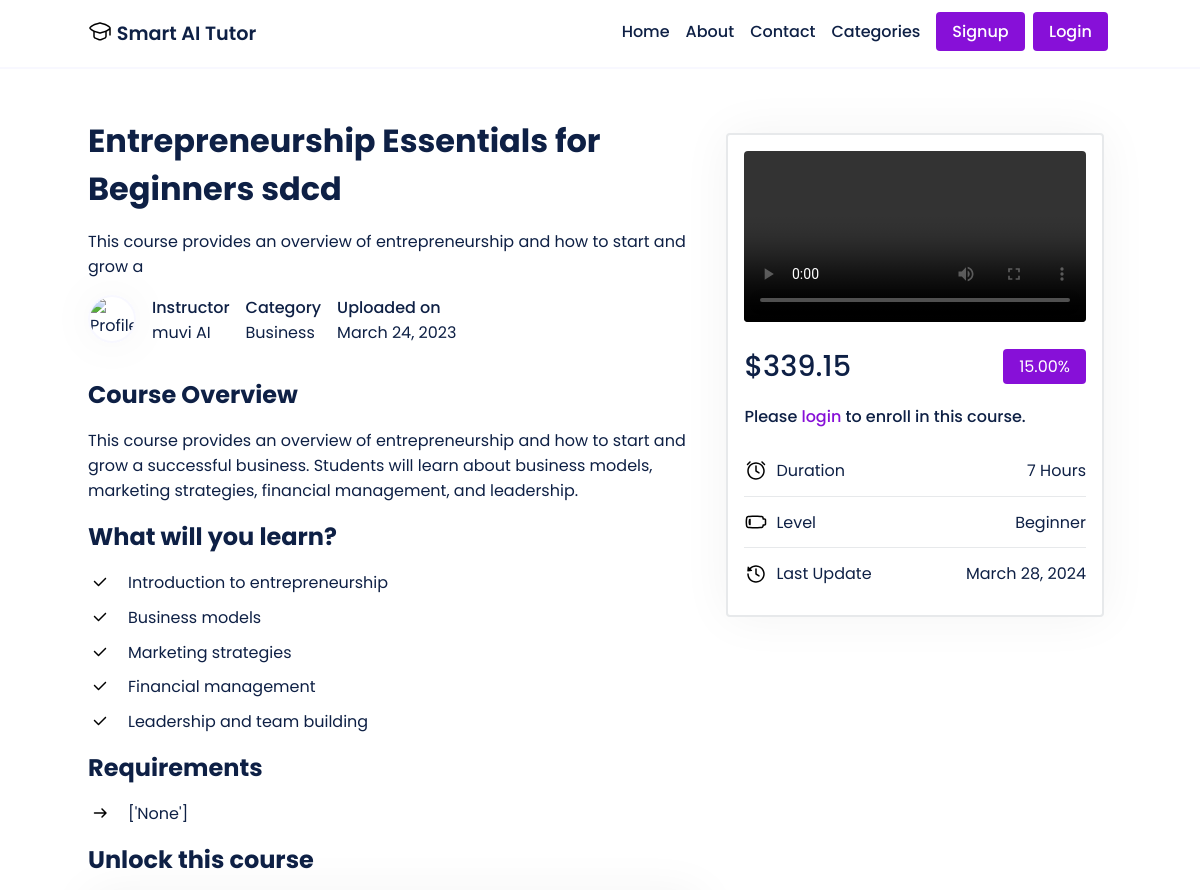
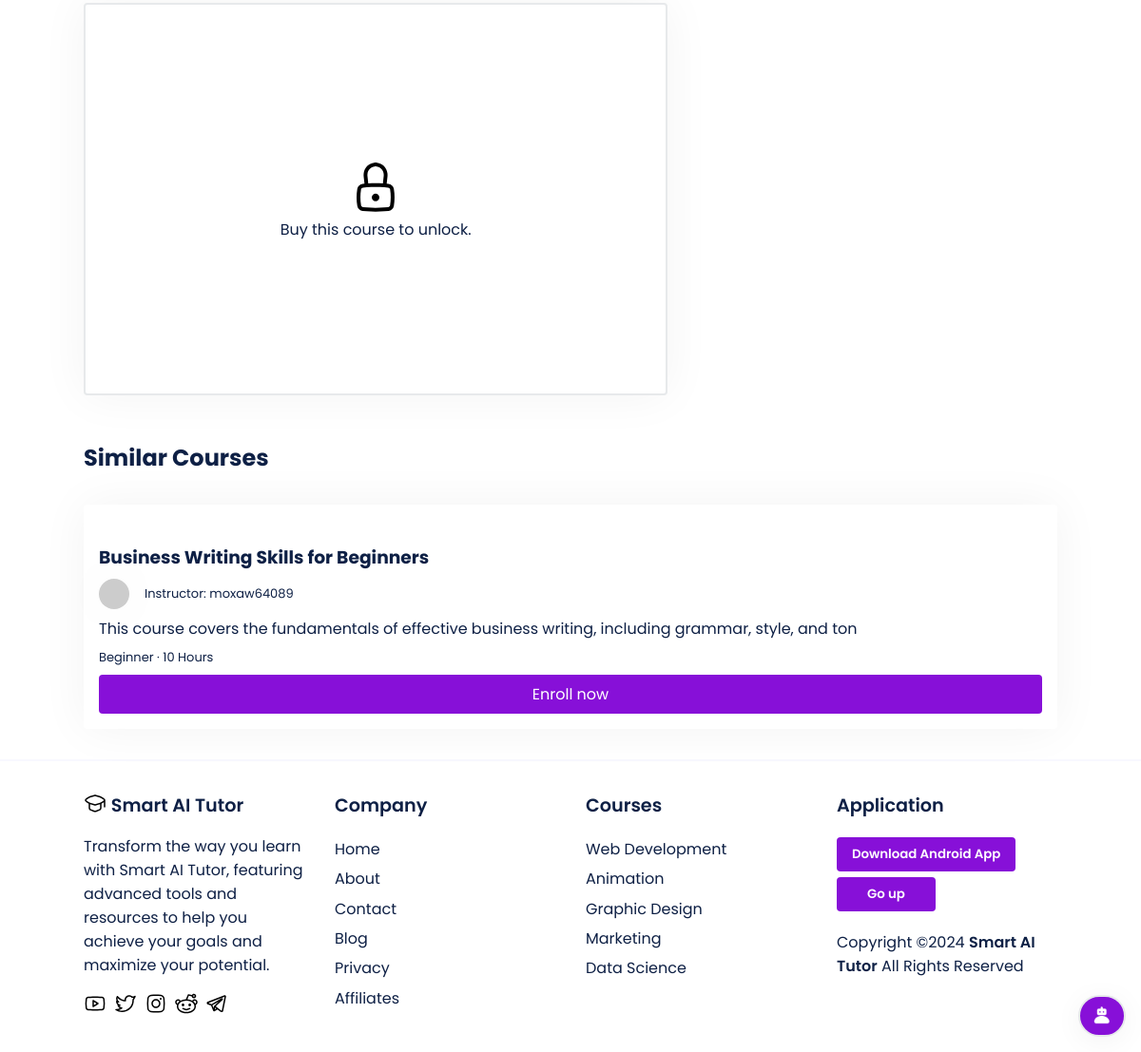
Screenshot of /muvi/course/entrepreneurship-essentials-for-beginners/ with the database file from the repository (2 pictures, top to bottom).
### main/models.py (models this page shows, shortened)
class Course(models.Model):
    LEVEL_CHOICES = [
        ('Beginner', 'Beginner'),
        ('Intermediate', 'Intermediate'),
        ('Advanced', 'Advanced')
    ]
    id = models.AutoField(primary_key=True)
    title = models.CharField(max_length=255)
    slug = models.SlugField(unique=True)
    description = models.TextField()
    thumbnail = CloudinaryField('thumbnail')
    featured_video = CloudinaryField('featured_video')
    instructor = models.ForeignKey(User, on_delete=models.CASCADE, related_name='courses', default=None)
    created_at = models.DateTimeField(auto_now_add=True)
    updated_at = models.DateTimeField(auto_now=True)
    level = models.CharField(max_length=20, choices=LEVEL_CHOICES, default='Beginner')
    duration = models.CharField(max_length=10, default='0')
    category = models.CharField(max_length=255, default="uncategorized")
    price = models.DecimalField(max_digits=8, decimal_places=2, default=0.00)
    discount = models.DecimalField(max_digits=5, decimal_places=2, default=0.00)
    requirements = models.TextField(help_text='Enter the requirements for the course, separated by a comma.', default='')
    content = models.TextField(help_text='Enter the course content, separated by a comma.', default='')
    lesson_title = models.CharField(max_length=255, default='Lesson')
    lesson_video = CloudinaryField('lesson_video', null=True)
    students = models.ManyToManyField(User, related_name='enrolled_courses', blank=True)
    def get_requirements_list(self):
        return self.requirements.split(',')
    def get_content_list(self):
        return self.content.split(',')

### main/views.py (the view, shortened to what this page needs)
# urls.py: path('<str:instructor>/course/<slug:slug>/', views.course_details, name='course_details'),
def course_details(request, instructor, slug):
    instructor_obj = get_object_or_404(User, username=instructor)
    course = get_object_or_404(Course, slug=slug, instructor=instructor_obj)
    category_courses = Course.objects.filter(category__iexact=course.category).exclude(id=course.id)[:3]
    enrolled = False
    if request.user.is_authenticated:
        enrolled = course.students.filter(id=request.user.id).exists()
    context = {
        'course': course,
        'enrolled': enrolled,
        'category_courses': category_courses
    }
    return render(request, 'course.html', context)

### templates/course.html (shortened to what this page needs)
{% extends 'base.html' %}
{% load static %}
{% block content %}
<section class="">
<div class='course-page'>
  <div class='container'>
    <div class='course-grid'>
      <div class='course-main'>
        <h1 style='font-size: 2rem;'>{{ course.title }} sdcd</h1>
        <div>
          <p>{{ course.description|slice:":80" }}</p>
        </div>
        <div class='course-meta'>
          {% if course.instructor.socialaccount_set.all %}
  {% with socialaccount=course.instructor.socialaccount_set.all|first %}
    {% if socialaccount.get_avatar_url %}
      <img src="{{ socialaccount.get_avatar_url }}" alt="Profile Image">
    {% else %}
      <img src="https://api.dicebear.com/5.x/shapes/svg?seed={{course.instructor}}" alt="Default Profile Image">
    {% endif %}
  {% endwith %}
{% else %}
  <img src="https://api.dicebear.com/5.x/shapes/svg?seed={{course.instructor}}" alt="Default Profile Image">
{% endif %}
          <p>
            <span style='font-weight: 500;'>
              Instructor
            </span>
            <span>
              {{course.instructor}} AI
            </span>
          </p>
          <p>
            <span style='font-weight: 500;'>
              Category
            </span>
            <span>
              {{course.category}}
            </span>
          </p>
          <p>
            <span style='font-weight: 500;'>
              Uploaded on
            </span>
            <span>
              {{course.created_at|date:"F d, Y"}}
            </span>
          </p>
        </div>
        <div style='margin-top: 2rem;'>
          <h2>Course Overview</h2>
          <p style='margin: 1rem 0'>{{course.description}}</p>
        </div>
        <div style=''>
          <h2>What will you learn?</h2>
          <ul style='list-style: none; margin-top: 1rem;'>
            {% for item in course.get_content_list %}
            <li style='display: flex; column-gap: 1rem; margin: .6rem 0;'>
              {{ item }}
            </li>
            {% endfor %}
          </ul>
        </div>
        <div style=''>
          <h2>Requirements</h2>
          <ul style='list-style: none; margin-top: 1rem;'>
            {% for requirement in course.get_requirements_list %}
              <li style='display: flex; column-gap: 1rem; margin: .6rem 0;'>
                {{ requirement }}
              </li>
            {% endfor %}
          </ul>
        </div>
        <div class='course-unlocked'>
          {% if enrolled %}
          <h2 id='start-learning'>Start Learning</h2>
          <div class='access-course'>
            <video controls>
              <source src="{{ course.lesson_video.url }}" type="{{ course.lesson_video.mime_type }}">
              Your browser does not support the video tag.
            </video>
            <p style='margin-top: 1rem; font-weight: 600;'>{{course.lesson_title}}</p>
          </div>
          {% else %}
          <h2>Unlock this course</h2>
         <div class='course-lock'>
          <p>Buy this course to unlock.</p>
        </div>
          {% endif %}
        </div>
      </div>
      <div class='course-details'>
        <div class='details'>
          <div>
          <video controls controlsList="nodownload" poster='{{course.thumbnail.url}}'>
            <source src="{{ course.featured_video.url }}" type="{{ course.featured_video.mime_type }}">
          </video>
        </div>
        <div style='display: flex; justify-content: space-between; align-items: center;'>
        <div style='display: inline-flex; gap: .8rem; align-items: center;'>
          <p class='course-price'>${{course.price}}</p>
        </div>
        <div>
          <p style='background-color: #8710d8; padding: .3rem 1rem; border-radius: 4px; color: #fff;' class=''>{{course.discount}}%</p>
        </div>
      </div>
      {% if enrolled %}
      <a class='btn' href="{% url 'course-content' instructor=course.instructor.username slug=course.slug %}" style='display: block; text-align: center; width: 100%'>Access Course</a>
      {% else %}
      {% if user.is_authenticated %}
      <form method="post" action="{% url 'course_details' instructor=course.instructor.username slug=course.slug %}">
      {% csrf_token %}
      <button type="submit" style='width: 100%'>Enroll in this Course</button>
      </form>
      {% else %}
      <p style='font-weight: 500'> Please <a style='color: #8710d8' href="/accounts/login">login</a> to enroll in this course.</p>
      {% endif %}
      {% endif %}
      <div>
        <ul>
          <li>
            <span style='display: inline-flex; column-gap: .5rem; align-items: center;'>
              Duration
            </span>
            <span>{{course.duration}} Hours</span>
          </li>
          <li>
            <span style='display: inline-flex; column-gap: .5rem; align-items: center;'>
              Level
            </span>
            <span>{{course.level}}</span>
          </li>
          <li>
            <span style='display: inline-flex; column-gap: .5rem; align-items: center;'>
              Last Update
            </span>
            <span>{{course.updated_at|date:"F d, Y"}}</span>
          </li>
        </ul>
      </div>
        </div>
      </div>
    </div>
  </div>
</div>
</section>
  <div class="container home-featured-courses-content">
      <h2>Similar Courses</h2>
        {% if category_courses %}
        <div class="courses">
          {% for course in category_courses %}
  <div class="course">
  <div class="course-thumbnail">
  </div>
  <div class="course-details">
      <a href="{% url 'course_details' instructor=course.instructor slug=course.slug %}"><h3>{{ course.title|slice:":80" }}</h3></a>
      <p style="display: inline-flex; column-gap: 1rem; justify-content: center; align-items: center;" class="instructor">
          <img class="instructor-img" src="https://api.dicebear.com/5.x/shapes/svg?seed={{ course.instructor }}">
          Instructor: {{ course.instructor }}
      </p>
      <p class="course-desc">{{ course.description|slice:":100" }}</p>
      <p class="course-lvl-time">
          {{ course.level }} &middot; {{ course.duration }} Hours
      </p>
      <a href="{% url 'course_details' instructor=course.instructor slug=course.slug %}" class="btn enroll-btn">Enroll now</a>
  </div>
  </div>
  {% endfor %}
        {% else %}
          <div class="col-md-12">
            <p style='margin: 2rem 0;'>No courses found in this category.</p>
          </div>
        {% endif %}
      </div>
{% endblock content %}

### static/css/style.css (style rules this page uses)
* { font-family: 'Poppins'; margin: 0; padding: 0; box-sizing: border-box; scroll-behavior: smooth; scroll-padding-top: 2rem; }
body { color: #0e2045; background: #fff; display: flex; flex-direction: column; min-height: 100vh; }
img { width: 100%; }
section { padding: 3rem 0 2rem; }
a { text-decoration: none; color: #0e2045; }
.btn { background-color: #8710d8; border-radius: 4px; padding: .5rem 1rem; border: none; color: #fff; transition: transform .2s ease-in-out; }
.container { max-width: 1024px; margin: auto; width: 100%; }
.courses { display: grid; grid-template-columns: repeat(auto-fit, minmax(calc(33.33% - 2rem), 1fr)); grid-gap: 2rem; padding: 2rem 0; }
.course { background-color: #fff; color: #0e2045; box-shadow: 0 0 50px rgba(0, 0, 0, 0.05); border-radius: 4px; position: relative; }
.course img { max-width: 100%; padding: 0; border-top-right-radius: 4px; border-top-left-radius: 4px; }
.course-details { padding: 1rem; }
.course-details .instructor-img { height: 2rem; width: 2rem; border-radius: 50%; box-shadow: 0 0 50px rgba(0, 0, 0, 0.05); }
.course-details .instructor, .course-details .course-lvl-time { margin: .5rem 0; font-size: small; }
.course-details .enroll-btn { display: block; width: 100%; text-align: center; }
.course-grid { display: grid; grid-template-columns: 60% 40%; column-gap: .5rem; }
.course-main div { margin: 1rem 0; }
.course-meta { display: flex; gap: 1rem; }
.course-meta p span { display: block; }
.course-meta img { width: 3rem; height: 3rem; border-radius: 50%; border: 2px solid #f8f8ff; box-shadow: 0 0 50px rgba(0, 0, 0, 0.05); }
.details { background-color: #fff; border-radius: 4px; border: 2px solid #e7e9eb; box-shadow: 0 0 50px rgba(0, 0, 0, 0.05); padding: 1rem; }
.course-details video { width: 100%; border-radius: 4px; }
.course-price { margin: 1rem 0; font-size: 1.8rem; font-weight: 500; }
.details ul { margin-top: 1rem; }
.details li { display: flex; justify-content: space-between; padding: .8rem 0; }
.details li:nth-child(1) { border-bottom: 1px solid #e7e9eb; }
.details li:nth-child(2) { border-bottom: 1px solid #e7e9eb; }
.course-lock { background-color: #fff; border-radius: 4px; border: 2px solid #e7e9eb; box-shadow: 0 0 50px rgba(0, 0, 0, 0.05); padding: 10rem 1rem; display: flex; flex-direction: column; justify-content: center; align-items: center; }

### rows the page displays
Course: title "Entrepreneurship Essentials for Beginners", description "This course provides an overview of entrepreneurship and how to start and grow a", instructor "muvi", category "Business", created_at "March 24, 2023", description "This course provides an overview of entrepreneurship and how to start and grow a successful business. Students will learn about business models, marketing strategies, financial management, and leadership.", get_requirements_list "['None']", price "339.15", discount "15.00", duration "7", level "Beginner", updated_at "March 28, 2024"
Course: title "Business Writing Skills for Beginners", instructor "moxaw64089", description "This course covers the fundamentals of effective business writing, including grammar, style, and ton", level "Beginner", duration "10"

### other values shown
{{ item }} "Introduction to entrepreneurship" "Business models" "Marketing strategies" "Financial management" "Leadership and team building"
